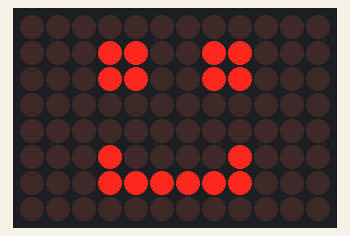
This sketch was run on a simulated Arduino Uno R4 WiFi. Parts: 12×8 LED matrix.

Above: at 0.1 s.
At 0.6 s:
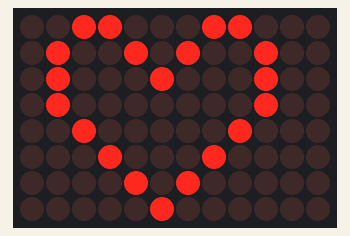

The sketch:

HappyHeart.ino
```cpp
#include "Arduino_LED_Matrix.h"

ArduinoLEDMatrix matrix;

/* the matrix has 8 x 12 = 96 LEDs, and thus the matrix state can be
 * represented by an array of three 32-bit integers */
const uint32_t happy[] = {
    0x19819,
    0x80000001,
    0x81f8000
};

const uint32_t heart[] = {
    0x3184a444,
    0x44042081,
    0x100a0040
};

void setup()
{
  Serial.begin(115200);
  matrix.begin();
}

void loop()
{
  matrix.loadFrame(happy);
  delay(500); /* wait half a second */

  matrix.loadFrame(heart);
  delay(500);
}
```

Measured:
- what the display in image 1 shows lasts 0.5 s, from 0.5 s to 1.0 s
